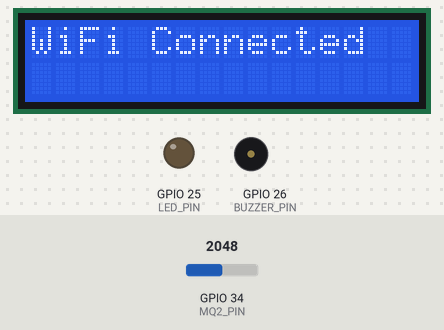
Simulated run of this sketch. Board: ESP32. Shown: 16×2 character LCD, output pins drawn as LEDs (lit = HIGH), buzzer (waves = sounding, pin HIGH). Inputs (shaded band) come from the test bench; at power-on: GPIO 34 (MQ2_PIN) = 2048. WiFi joins after 1.5 s; servers stay silent unless stated; web services answer with replies made up by the test bench; what the sketch prints to the serial monitor is not drawn.

Above: at 3.7 s.
At 6.8 s:
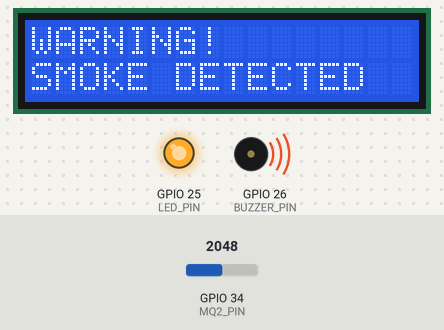
6.9 s: GPIO 34 (MQ2_PIN) set to 1030
20.9 s: GPIO 34 (MQ2_PIN) set to 951
32.3 s: GPIO 34 (MQ2_PIN) set to 1040
At 33.2 s:
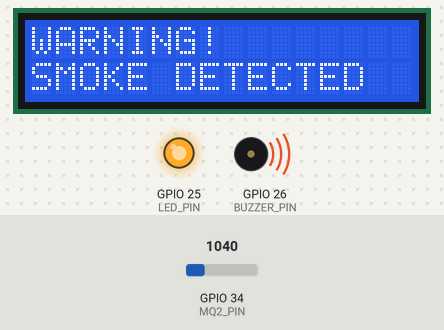
43.7 s: GPIO 34 (MQ2_PIN) set to 960
At 52.4 s:
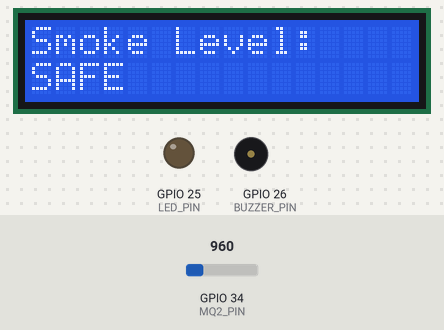
55.1 s: GPIO 34 (MQ2_PIN) set to 1228
At 67.3 s:
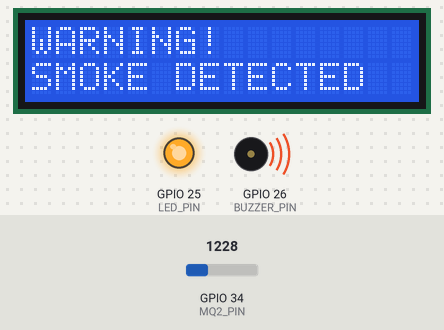
Timing chart, 0 to 68.8 s (numbered marks = the images above; inputs shaded):
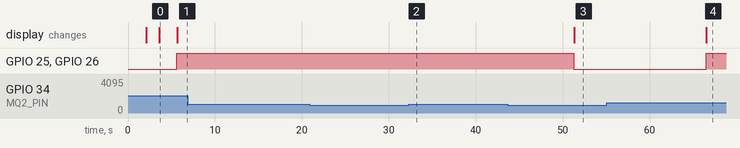

Measured:
- after the input at 6.9 s, every drawn part: stays the same
- after the input at 20.9 s, every drawn part: stays the same
- after the input at 32.3 s, GPIO 25 (LED_PIN), GPIO 26 (BUZZER_PIN): stays HIGH (without the input it goes to LOW after 3.8 s)
- after the input at 43.7 s, GPIO 25 (LED_PIN), GPIO 26 (BUZZER_PIN): HIGH → LOW after 7.6 s; the display: changes after 7.6 s (image 3)
- after the input at 55.1 s, GPIO 25 (LED_PIN), GPIO 26 (BUZZER_PIN): LOW → HIGH after 11.4 s; the display: changes after 11.4 s (image 4)
- what the display in image 0 shows lasts 2.0 s, from 3.6 s to 5.6 s

The sketch:

ardino_ide_code.ino
```cpp
#include <WiFi.h>
#include <HTTPClient.h>
#include <Wire.h>
#include <LiquidCrystal_I2C.h>

// WiFi Credentials
const char* ssid = "ashok";
const char* password = "Ashok@07";

// ThingSpeak API Key
String apiKey = "ZPSOMVLOEORM8O9O";

// Pins
#define MQ2_PIN 34
#define LED_PIN 25
#define BUZZER_PIN 26

// LCD Address (usually 0x27 or 0x3F)
LiquidCrystal_I2C lcd(0x27, 16, 2);

// Smoke Threshold
int smokeThreshold = 1000;

void setup() {
  Serial.begin(115200);

  pinMode(LED_PIN, OUTPUT);
  pinMode(BUZZER_PIN, OUTPUT);

  // LCD Initialization
  lcd.init();
  lcd.backlight();

  lcd.setCursor(0, 0);
  lcd.print("Smoke Detector");
  lcd.setCursor(0, 1);
  lcd.print("Starting...");
  delay(2000);

  // WiFi Connection
  WiFi.begin(ssid, password);

  lcd.clear();
  lcd.print("Connecting WiFi");

  while (WiFi.status() != WL_CONNECTED) {
    delay(500);
    Serial.print(".");
  }

  Serial.println("\nWiFi Connected");

  lcd.clear();
  lcd.setCursor(0, 0);
  lcd.print("WiFi Connected");
  delay(2000);
}

void loop() {

  int smokeValue = analogRead(MQ2_PIN);

  Serial.print("Smoke Value: ");
  Serial.println(smokeValue);

  int smokeStatus = 0;

  lcd.clear();

  if (smokeValue > smokeThreshold) {

    smokeStatus = 1;

    digitalWrite(LED_PIN, HIGH);
    digitalWrite(BUZZER_PIN, HIGH);

    lcd.setCursor(0, 0);
    lcd.print("WARNING!");

    lcd.setCursor(0, 1);
    lcd.print("SMOKE DETECTED");

    Serial.println("SMOKE DETECTED!");

  } else {

    digitalWrite(LED_PIN, LOW);
    digitalWrite(BUZZER_PIN, LOW);

    lcd.setCursor(0, 0);
    lcd.print("Smoke Level:");

    lcd.setCursor(0, 1);
    lcd.print("SAFE");

    Serial.println("SAFE");
  }

  // Send data to ThingSpeak
  if (WiFi.status() == WL_CONNECTED) {

    HTTPClient http;

    String url =
      "http://api.thingspeak.com/update?api_key=" +
      apiKey +
      "&field1=" + String(smokeValue) +
      "&field2=" + String(smokeStatus);

    http.begin(url);

    int httpCode = http.GET();

    Serial.print("ThingSpeak Response: ");
    Serial.println(httpCode);

    http.end();
  }

  delay(15000); // ThingSpeak minimum update interval
}
```
